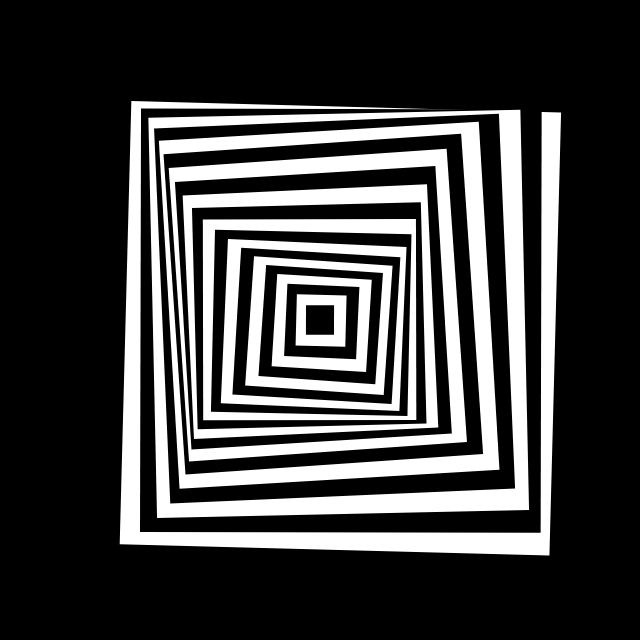
Frame 1 (no input)
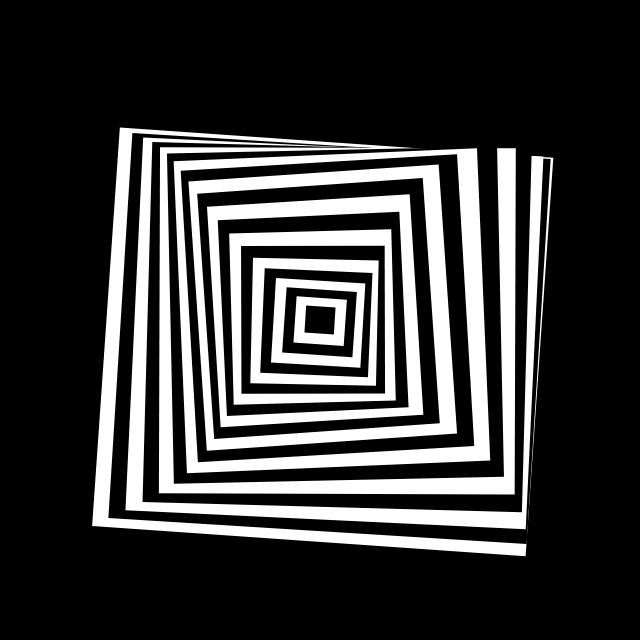
Frame 60 (no input)
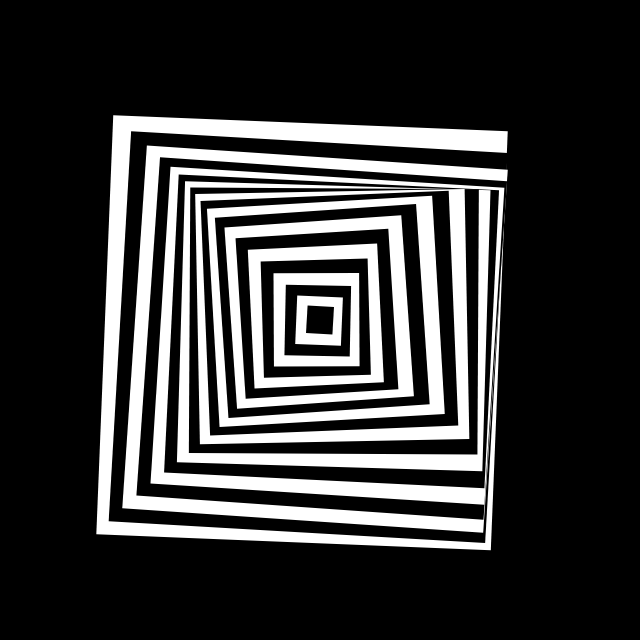
Frame 120 (the mouse pressed at the canvas centre since frame 60)

The p5.js sketch that drew these frames (run headless with seeded random() and noise() and a simulated clock; from frame 60 on, the mouse is pressed at the canvas centre):

// p5.js sketch
// ── sketch.js
// Engine: p5.js
/**
 * Carrés pleins blancs et noirs alternés, animés avec sin() et cos().
 * Référence : Transformation 74.311 (1974), Vera Molnár.
 * Image : references/vera-molnar-transformation-74-311-1974.png
 *
 * On retient les carrés imbriqués et les petits écarts d'alignement.
 * Dessiner du plus grand au plus petit fait apparaître des bandes alternées.
 * Une même oscillation, décalée pour chaque carré, anime cette structure.
 */
const CONFIG = {
  count: 20,         // Nombre de carrés ; plus grand = une structure plus dense.
  minSize: 28,       // Taille du plus petit carré, en unités du canvas.
  maxSize: 420,      // Taille du plus grand carré ; laisse une marge dans 640 × 640.
  amplitude: 22,    // Déplacement maximal autour du centre ; 0 supprime les orbites.
  phaseStep: 0.35,  // Décalage entre voisins, en radians ; 0 synchronise les carrés.
  rotation: 0.07,   // Inclinaison maximale en radians, soit environ 4 degrés.
  deformation: 0.06, // Variation des côtés : 0.06 correspond à ±6 %.
  speed: 0.018,     // Avancée du temps par image, en radians ; augmente pour accélérer.
};

let time = 0;

function setup() {
  // setup() s'exécute une seule fois. Les coordonnées restent en 640 × 640 :
  // le CSS adapte uniquement la taille affichée, sans redimensionner le dessin.
  createCanvas(640, 640);
  rectMode(CENTER); // rect(0, 0, ...) sera centré sur l'origine de son repère.
  noStroke(); // Les limites viennent des aplats alternés, sans contour ajouté.
  frameRate(60);
  describe('Vingt carrés pleins, blancs et noirs en alternance, oscillent et se déforment légèrement sur fond noir.');
}

function draw() {
  // draw() se répète. Un fond noir opaque efface la position précédente,
  // afin que le mouvement reste lisible sans accumulation de traces.
  background(0);
  time += CONFIG.speed;

  push();
  translate(width / 2, height / 2); // Place l'origine au centre du canvas.

  // Les petits carrés sont dessinés après les grands pour rester visibles.
  for (let i = CONFIG.count - 1; i >= 0; i--) {
    // Le rapport va de 0 à 1 : il répartit les tailles entre les deux limites.
    // Math.max évite une division par zéro si l'on teste un seul carré.
    const ratio = i / Math.max(1, CONFIG.count - 1);
    const size = CONFIG.minSize + ratio * (CONFIG.maxSize - CONFIG.minSize);

    // Une phase décale une oscillation dans le temps. Chaque carré a la sienne :
    // l'ensemble semble onduler plutôt que bouger comme un bloc rigide.
    const phase = i * CONFIG.phaseStep;
    const angle = time + phase;

    // sin() et cos() varient entre -1 et 1. Leur combinaison dessine une orbite.
    // On multiplie par une amplitude croissante : les petits carrés bougent moins.
    const amplitude = CONFIG.amplitude * ratio;
    const x = cos(angle) * amplitude;
    const y = sin(angle) * amplitude;

    // Ajouter 1 garde les dimensions autour de leur valeur de départ.
    // Le facteur 2 fait respirer les côtés deux fois par tour orbital.
    const w = size * (1 + CONFIG.deformation * sin(time * 2 + phase));
    const h = size * (1 + CONFIG.deformation * cos(time * 2 + phase));

    // push()/pop() isolent les transformations de chaque carré :
    // on le déplace, puis on le tourne autour de son propre centre.
    push();
    translate(x, y);
    rotate(sin(angle) * CONFIG.rotation);
    // layer compte depuis le plus grand carré. Le reste de la division par 2
    // alterne entre 0 et 1 : 255 donne du blanc, 0 du noir, tous deux opaques.
    const layer = CONFIG.count - 1 - i;
    fill(layer % 2 === 0 ? 255 : 0);
    rect(0, 0, w, h);
    pop();
  }
  pop(); // Rétablit le repère initial pour l'image suivante.
}
